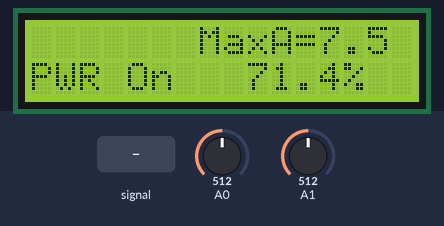
Bench run of a sketch on a simulated ATtiny85, built with avr-gcc and run on an emulated ATtiny85. Parts: 16×2 character LCD. The inputs (shaded band) are chosen by the test bench; at power-on: A0 = 512, A1 = 512. What the sketch prints to the serial monitor is not drawn.

Above: at 5.3 s.
5.4 s: A0 fed a 2 Hz sine of ±306 counts around its level
At 6.2 s:
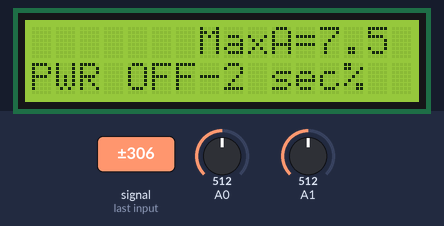
8.4 s: A0 set to 1010
At 10.1 s:
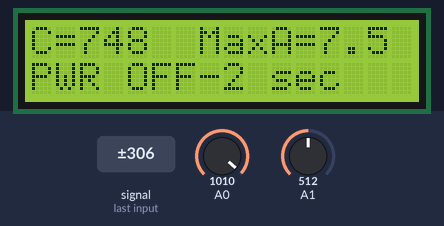
11.2 s: A0 set to 988
At 12.2 s:
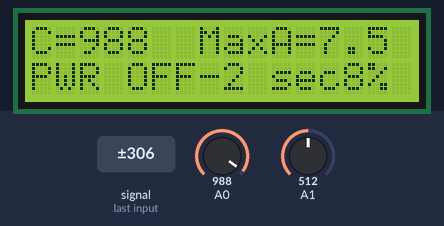
14.2 s: A1 set to 698
At 16.7 s:
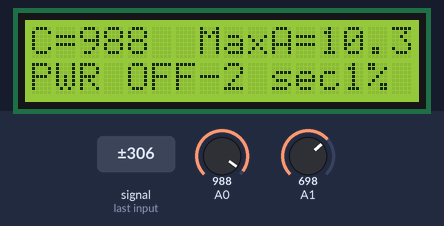
17.2 s: A1 set to 713
At 19.0 s:
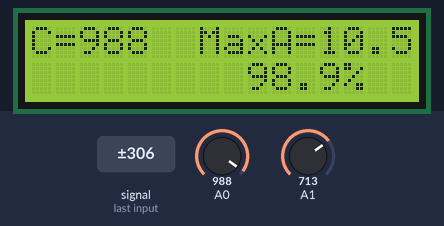
19.6 s: A0 set to 900
At 20.2 s:
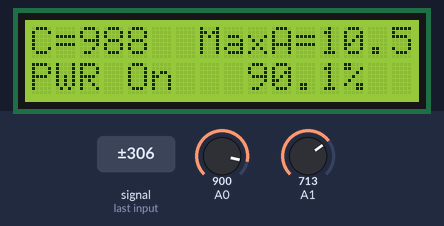
Timing chart, 0 to 22.3 s (numbered marks = the images above; inputs shaded):
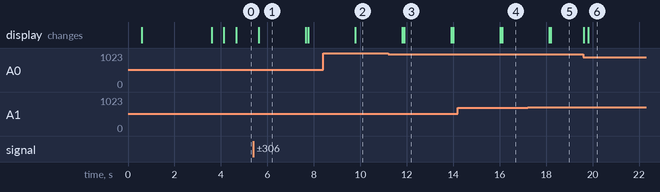

The sketch:

DCC_Booster_v1_5.ino
```cpp
/*
  DCC Booster using the 43 amp H-Bridge from eBay & Amazon
*/
#include <EEPROM.h>
#include <Wire.h>
#include "LiquidCrystal_I2C.h"


int LED = 13; // LED to blink when DCC packets are sent in loop
int PowerOn = 3; // pin to turn booster on/off
int Pot1 = 1;
float PotReading = 0;
int CurrentPin = 0;
int CurrentPinReading = 0;
int SetPotFlag = 0;

float version = 1.5;

#define I2C_ADDR    0x27 // <<----- Add your address here.  Find it from I2C Scanner
#define BACKLIGHT_PIN     3
#define En_pin  2
#define Rw_pin  1
#define Rs_pin  0
#define D4_pin  4
#define D5_pin  5
#define D6_pin  6
#define D7_pin  7

LiquidCrystal_I2C  lcd(I2C_ADDR, En_pin, Rw_pin, Rs_pin, D4_pin, D5_pin, D6_pin, D7_pin);
unsigned long time;
unsigned long now;
long cAverage = 0;
int avgTimes = 400;
int lastAverage = 0;
int resetFlag = 0;
float percentage = 0;
int temp1 = 0;
void setup() {
  delay(500);
  pinMode(LED, OUTPUT);
  pinMode(PowerOn, OUTPUT );
  lcd.begin (16, 2); //  LCD is 16 characters x 2 lines
  lcd.setBacklightPin(BACKLIGHT_PIN, POSITIVE);
  lcd.setBacklight(HIGH);  // Switch on the backlight
  lcd.home (); // go home
  Serial.begin (115200);
  lcd.setCursor(0, 0);
  lcd.print("DCC Boost");
  lcd.print(" by SB");
  lcd.setCursor(0, 1);
  lcd.print("8-20-19 v");
  lcd.print(version, 1);

  Serial.print("2-11-2016  version  ");
  Serial.println(version, 1);
  delay(3000);
  lcd.clear();
  turnPowerOn();
  delay(500);
  now = millis();
}

// NOTE:  about 0.014 amps / digit of reading with 10K resistor on sense line
void loop() {
  PotReading = analogRead(Pot1);
  PotReading = PotReading / 68;  // determines the maximun current before shutdown adjustable by the 10K Pot.  200=5 amps, 100=10 amps 68=15 amps.
  lcd.setCursor(12, 0);
  lcd.print(PotReading, 1);
  lcd.print("   ");
  lcd.setCursor(7, 0);
  lcd.print("MaxA=");
  showPercentage();
  resetFlag++;
  if (resetFlag >= 100) {
    resetFlag = 0;
  }
  cAverage = 0;
  for (int xx = 0; xx < avgTimes ; xx++) {
    CurrentPinReading = analogRead(CurrentPin);
    if (CurrentPinReading >= 1000) {
      Serial.println("STOPPPPPPPPPPPPPPPPPPPPPPING");
      turnPowerOff();
    }
    cAverage = cAverage + CurrentPinReading;
  }
  CurrentPinReading = cAverage / avgTimes;
  if (CurrentPinReading != lastAverage) {
    if (millis() - now >= 450) {  // only update LCD every 1/2 second to limit flicker
      lcd.setCursor(0, 0);
      lcd.print("C=");
      lcd.print(CurrentPinReading);
      lcd.print("  ");
    }
    turnPowerOn();
  }
  lastAverage = CurrentPinReading; // keep for compare & print
}  //END LOOP

void showPercentage()
{
  percentage = (CurrentPinReading * 0.0105) / PotReading; // was 0.014
  percentage = percentage * 100;
  if (millis() - now >= 500)   // only update LCD every 1/2 second to limit flicker
  {
    lcd.setCursor(9, 1);
    lcd.print(percentage,1);
    lcd.print("%  ");
    now = millis();
  }
  if (percentage > 100) turnPowerOff();
}

void turnPowerOff() {
  digitalWrite(PowerOn, LOW);
  lcd.setCursor(0, 1);
  lcd.print("PWR OFF-2 sec");
  delay(2000);
  turnPowerOn();
  lcd.setCursor(0, 1);
  lcd.print("               ");
}

void turnPowerOn() {
  digitalWrite(PowerOn, HIGH);
  lcd.setCursor(0, 1);
  lcd.print("PWR On");
}
```

LCD.cpp
```cpp
// (licence header left out)
#include <stdio.h>
#include <string.h>
#include <inttypes.h>

#if (ARDUINO <  100)
#include <WProgram.h>
#else
#include <Arduino.h>
#endif

//extern "C" void __cxa_pure_virtual() { while (1); }
#include "LCD.h"


// CLASS CONSTRUCTORS
// ---------------------------------------------------------------------------
// Constructor
LCD::LCD ()
{

}

// PUBLIC METHODS
// ---------------------------------------------------------------------------
// When the display powers up, it is configured as follows:
// 0. LCD starts in 8 bit mode
// 1. Display clear
// 2. Function set:
//    DL = 1; 8-bit interface data
//    N = 0; 1-line display
//    F = 0; 5x8 dot character font
// 3. Display on/off control:
//    D = 0; Display off
//    C = 0; Cursor off
//    B = 0; Blinking off
// 4. Entry mode set:
//    I/D = 1; Increment by 1
//    S = 0; No shift
//
// Note, however, that resetting the Arduino doesn't reset the LCD, so we
// can't assume that its in that state when a application starts (and the
// LiquidCrystal constructor is called).
// A call to begin() will reinitialize the LCD.
//
void LCD::begin(uint8_t cols, uint8_t lines, uint8_t dotsize)
{
   if (lines > 1)
   {
      _displayfunction |= LCD_2LINE;
   }
   _numlines = lines;
   _cols = cols;

   // for some 1 line displays you can select a 10 pixel high font
   // ------------------------------------------------------------
   if ((dotsize != LCD_5x8DOTS) && (lines == 1))
   {
      _displayfunction |= LCD_5x10DOTS;
   }

   // SEE PAGE 45/46 FOR INITIALIZATION SPECIFICATION!
   // according to datasheet, we need at least 40ms after power rises above 2.7V
   // before sending commands. Arduino can turn on way before 4.5V so we'll wait
   // 50
   // ---------------------------------------------------------------------------
   delay (100); // 100ms delay

   //put the LCD into 4 bit or 8 bit mode
   // -------------------------------------
   if (! (_displayfunction & LCD_8BITMODE))
   {
      // this is according to the hitachi HD44780 datasheet
      // figure 24, pg 46

      // we start in 8bit mode, try to set 4 bit mode
      // Special case of "Function Set"
      send(0x03, FOUR_BITS);
      delayMicroseconds(4500); // wait min 4.1ms

      // second try
      send ( 0x03, FOUR_BITS );
      delayMicroseconds(150); // wait min 100us

      // third go!
      send( 0x03, FOUR_BITS );
      delayMicroseconds(150); // wait min of 100us

      // finally, set to 4-bit interface
      send ( 0x02, FOUR_BITS );
      delayMicroseconds(150); // wait min of 100us

   }
   else
   {
      // this is according to the hitachi HD44780 datasheet
      // page 45 figure 23

      // Send function set command sequence
      command(LCD_FUNCTIONSET | _displayfunction);
      delayMicroseconds(4500);  // wait more than 4.1ms

      // second try
      command(LCD_FUNCTIONSET | _displayfunction);
      delayMicroseconds(150);

      // third go
      command(LCD_FUNCTIONSET | _displayfunction);
      delayMicroseconds(150);

   }

   // finally, set # lines, font size, etc.
   command(LCD_FUNCTIONSET | _displayfunction);
   delayMicroseconds ( 60 );  // wait more

   // turn the display on with no cursor or blinking default
   _displaycontrol = LCD_DISPLAYON | LCD_CURSOROFF | LCD_BLINKOFF;
   display();

   // clear the LCD
   clear();

   // Initialize to default text direction (for romance languages)
   _displaymode = LCD_ENTRYLEFT | LCD_ENTRYSHIFTDECREMENT;
   // set the entry mode
   command(LCD_ENTRYMODESET | _displaymode);

   backlight();

}

// Common LCD Commands
// ---------------------------------------------------------------------------
void LCD::clear()
{
   command(LCD_CLEARDISPLAY);             // clear display, set cursor position to zero
   delayMicroseconds(HOME_CLEAR_EXEC);    // this command is time consuming
}

void LCD::home()
{
   command(LCD_RETURNHOME);             // set cursor position to zero
   delayMicroseconds(HOME_CLEAR_EXEC);  // This command is time consuming
}

void LCD::setCursor(uint8_t col, uint8_t row)
{
   const byte row_offsetsDef[]   = { 0x00, 0x40, 0x14, 0x54 }; // For regular LCDs
   const byte row_offsetsLarge[] = { 0x00, 0x40, 0x10, 0x50 }; // For 16x4 LCDs

   if ( row >= _numlines )
   {
      row = _numlines-1;    // rows start at 0
   }

   // 16x4 LCDs have special memory map layout
   // ----------------------------------------
   if ( _cols == 16 && _numlines == 4 )
   {
      command(LCD_SETDDRAMADDR | (col + row_offsetsLarge[row]));
   }
   else
   {
      command(LCD_SETDDRAMADDR | (col + row_offsetsDef[row]));
   }

}

// Turn the display on/off
void LCD::noDisplay()
{
   _displaycontrol &= ~LCD_DISPLAYON;
   command(LCD_DISPLAYCONTROL | _displaycontrol);
}

void LCD::display()
{
   _displaycontrol |= LCD_DISPLAYON;
   command(LCD_DISPLAYCONTROL | _displaycontrol);
}

// Turns the underline cursor on/off
void LCD::noCursor()
{
   _displaycontrol &= ~LCD_CURSORON;
   command(LCD_DISPLAYCONTROL | _displaycontrol);
}
void LCD::cursor()
{
   _displaycontrol |= LCD_CURSORON;
   command(LCD_DISPLAYCONTROL | _displaycontrol);
}

// Turns on/off the blinking cursor
void LCD::noBlink()
{
   _displaycontrol &= ~LCD_BLINKON;
   command(LCD_DISPLAYCONTROL | _displaycontrol);
}

void LCD::blink()
{
   _displaycontrol |= LCD_BLINKON;
   command(LCD_DISPLAYCONTROL | _displaycontrol);
}

// These commands scroll the display without changing the RAM
void LCD::scrollDisplayLeft(void)
{
   command(LCD_CURSORSHIFT | LCD_DISPLAYMOVE | LCD_MOVELEFT);
}

void LCD::scrollDisplayRight(void)
{
   command(LCD_CURSORSHIFT | LCD_DISPLAYMOVE | LCD_MOVERIGHT);
}

// This is for text that flows Left to Right
void LCD::leftToRight(void)
{
   _displaymode |= LCD_ENTRYLEFT;
   command(LCD_ENTRYMODESET | _displaymode);
}

// This is for text that flows Right to Left
void LCD::rightToLeft(void)
{
   _displaymode &= ~LCD_ENTRYLEFT;
   command(LCD_ENTRYMODESET | _displaymode);
}

// This method moves the cursor one space to the right
void LCD::moveCursorRight(void)
{
   command(LCD_CURSORSHIFT | LCD_CURSORMOVE | LCD_MOVERIGHT);
}

// This method moves the cursor one space to the left
void LCD::moveCursorLeft(void)
{
   command(LCD_CURSORSHIFT | LCD_CURSORMOVE | LCD_MOVELEFT);
}


// This will 'right justify' text from the cursor
void LCD::autoscroll(void)
{
   _displaymode |= LCD_ENTRYSHIFTINCREMENT;
   command(LCD_ENTRYMODESET | _displaymode);
}

// This will 'left justify' text from the cursor
void LCD::noAutoscroll(void)
{
   _displaymode &= ~LCD_ENTRYSHIFTINCREMENT;
   command(LCD_ENTRYMODESET | _displaymode);
}

// Write to CGRAM of new characters
void LCD::createChar(uint8_t location, uint8_t charmap[])
{
   location &= 0x7;            // we only have 8 locations 0-7

   command(LCD_SETCGRAMADDR | (location << 3));
   delayMicroseconds(30);

   for (uint8_t i = 0; i < 8; i++)
   {
      write(charmap[i]);      // call the virtual write method
      delayMicroseconds(40);
   }
}

#ifdef __AVR__
void LCD::createChar(uint8_t location, const char *charmap)
{
   location &= 0x7;   // we only have 8 memory locations 0-7

   command(LCD_SETCGRAMADDR | (location << 3));
   delayMicroseconds(30);

   for (uint8_t i = 0; i < 8; i++)
   {
      write(pgm_read_byte_near(charmap++));
      delayMicroseconds(40);
   }
}
#endif // __AVR__

//
// Switch on the backlight
void LCD::backlight ( void )
{
   setBacklight(255);
}

//
// Switch off the backlight
void LCD::noBacklight ( void )
{
   setBacklight(0);
}

//
// Switch fully on the LCD (backlight and LCD)
void LCD::on ( void )
{
   display();
   backlight();
}

//
// Switch fully off the LCD (backlight and LCD)
void LCD::off ( void )
{
   noBacklight();
   noDisplay();
}

// General LCD commands - generic methods used by the rest of the commands
// ---------------------------------------------------------------------------
void LCD::command(uint8_t value)
{
   send(value, COMMAND);
}

#if (ARDUINO <  100)
void LCD::write(uint8_t value)
{
   send(value, LCD_DATA);
}
#else
size_t LCD::write(uint8_t value)
{
   send(value, LCD_DATA);
   return 1;             // assume OK
}
#endif
```

Source omitted: LCD.h (18364 bytes)

Measured:
- the behaviour switches between 1000 and 999 on A0 (found by bisection; images 2 and 3)
- the behaviour switches between 705 and 706 on A1 (found by bisection; images 4 and 5)
- after the input at 5.4 s, the display: changes after 0.23 s (image 1)
- after the input at 8.4 s, the display: changes after 1.4 s (image 2)
- after the input at 11.2 s, the display: first changes after 0.61 s (image 3 shows a later state)
- after the input at 14.2 s, the display: first differs from a run without the input after 1.9 s (image 4)
- after the input at 17.2 s, the display: first differs from a run without the input after 0.99 s (image 5)
- after the input at 19.6 s, the display: first changes at once (image 6 shows a later state)
